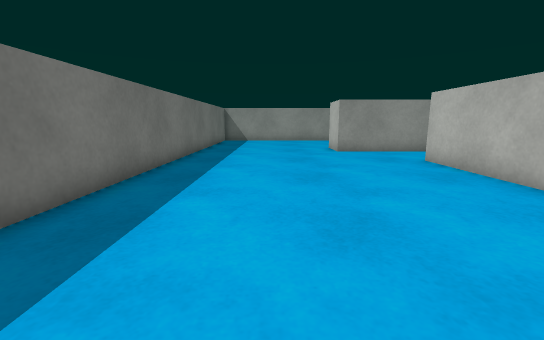
[1] (above)

16 first-person views from a walk through a 3-D level made in the Unity game engine. The camera is 0.68 m above the floor, tilts 10° down and sees 90° across. The floor is counted in squares, 0.5 m on a side. Each view is taken from the middle of a square. On the plan, view 1 faces up. The plan holds only what a view shows up to about 13 squares ahead; the rest is blank. Surface patterns are stand-ins for the level's own textures.

[2]
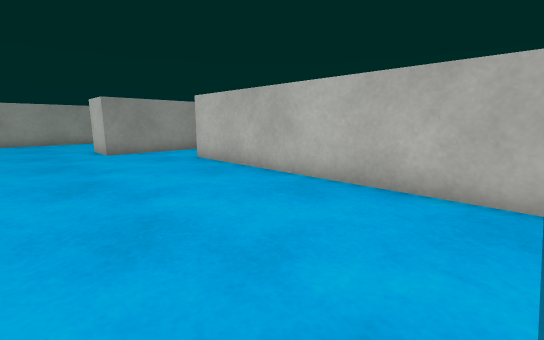

[3]
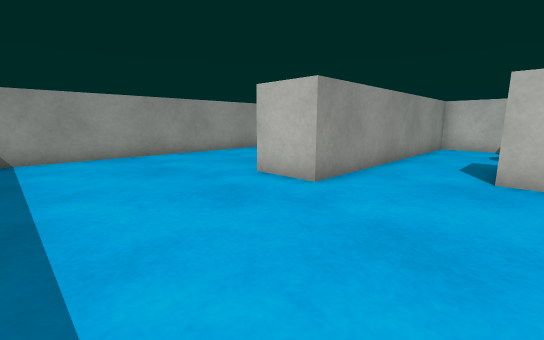

[4]
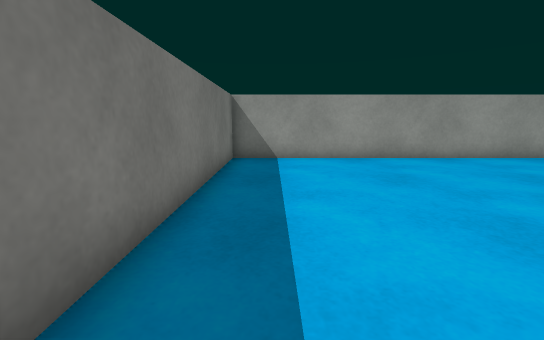

[5]
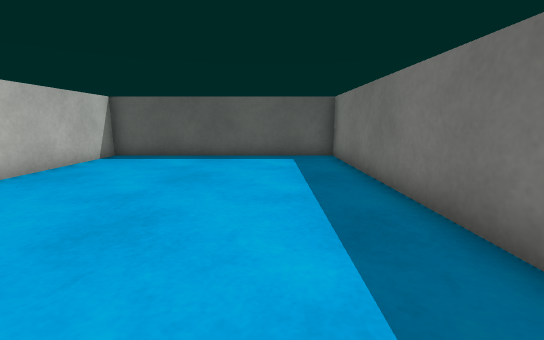

[6]
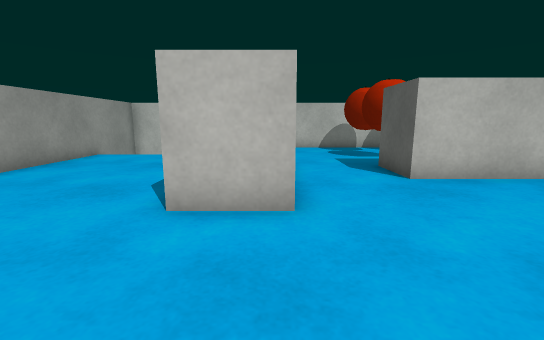

[7]
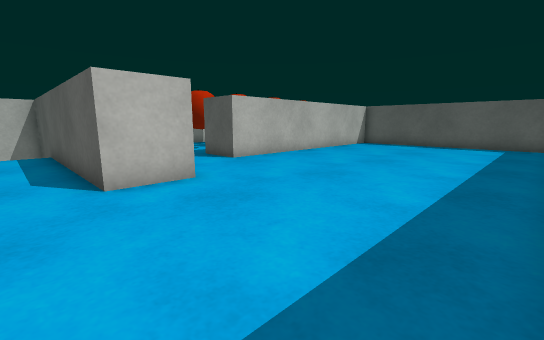

[8]
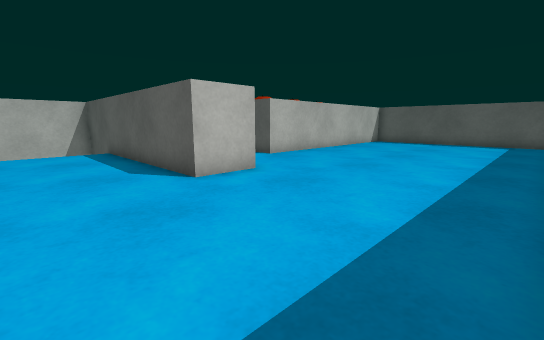

[9]
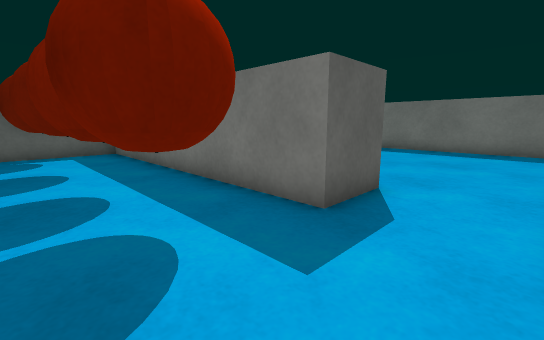

[10]
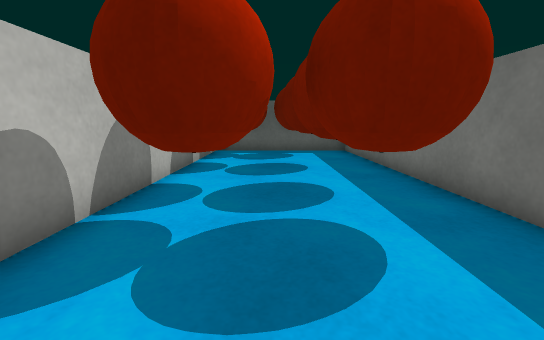

[11]
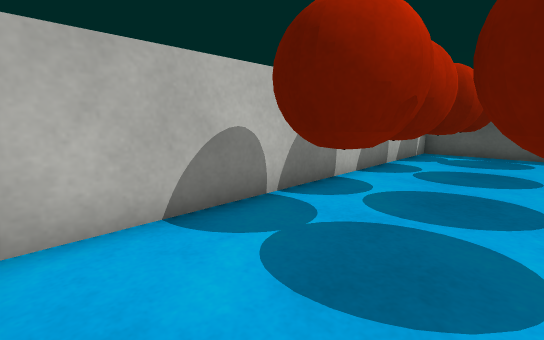

[12]
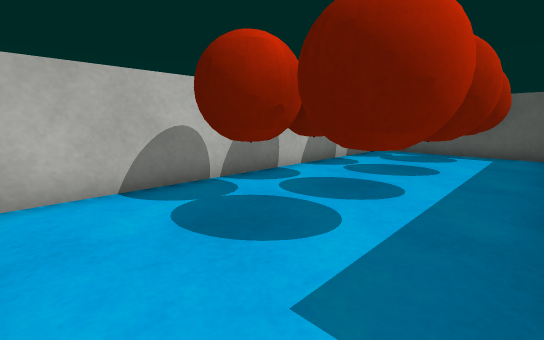

[13]
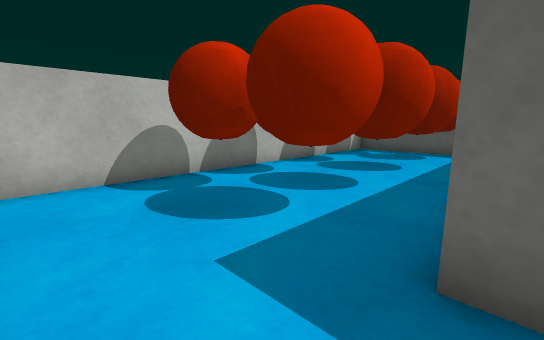

[14]
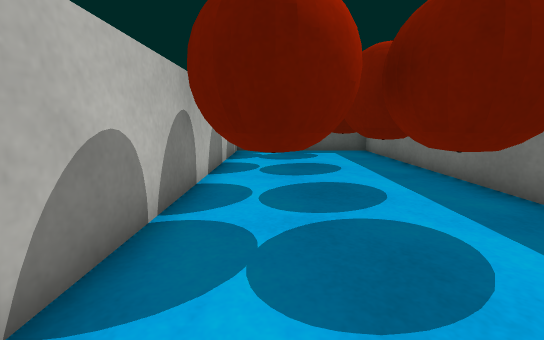

[15]
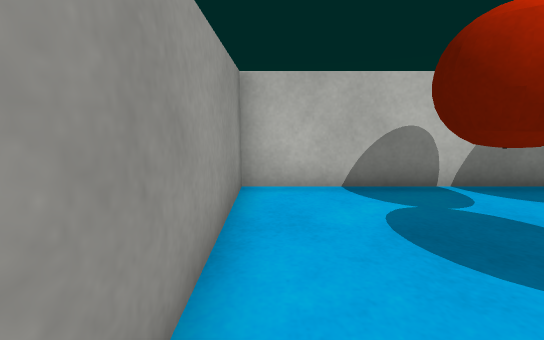

[16]
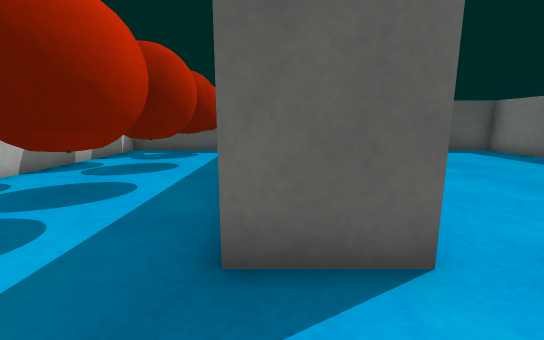

### Floor plan
Points are (right, up) in squares from view 1. A wall is a line through its corners. A room is listed if a view was taken in it or the views show most of it. See-through windows are left out.
Room 1 (views 1, 2, 3, 4, 5, 6, 7, 8)
walls: (5.6, 12.6) (3.1, 12.6) (3.1, 14.6) (11.9, 14.6); (12, 20.4) (-3.5, 20.4) (-3.5, -1.1) (5.5, -1.1) (5.5, 9.6)
ways out: opening at (6.5, 11.5) to room 2
Room 2 (views 9, 10, 11, 12, 13, 14, 15, 16)
walls: (5.5, 9.6) (7.5, 9.6) (7.5, -1.1) (13.7, -1.1) (13.7, 12.6) (5.6, 12.6)
ways out: opening at (6.5, 11.5) to room 1
objects: other object (9, 0) to (11, 1); other object (9, 3) to (11, 4); other object (9, 6) to (11, 7); other object (9, 8) to (11, 9); other object (11, 6) to (12, 7); other object (11, 8) to (13, 9); other object (12, 0) to (13, 1); other object (12, 3) to (12, 4)

Positions as (right, up) in squares from view 1, and headings:
1: (0, 0), facing up
2: (0, 0), facing up-right
3: (-2, 9), facing up-right
4: (-2, 10), facing up
5: (-1, 10), facing down
6: (-1, 13), facing right
7: (-3, 16), facing down-right
8: (-3, 18), facing down-right
9: (11, 12), facing down-left
10: (11, 12), facing down
11: (10, 12), facing down-right
12: (8, 12), facing down-right
13: (7, 12), facing down-right
14: (12, 12), facing down
15: (8, 12), facing right
16: (7, 12), facing down
